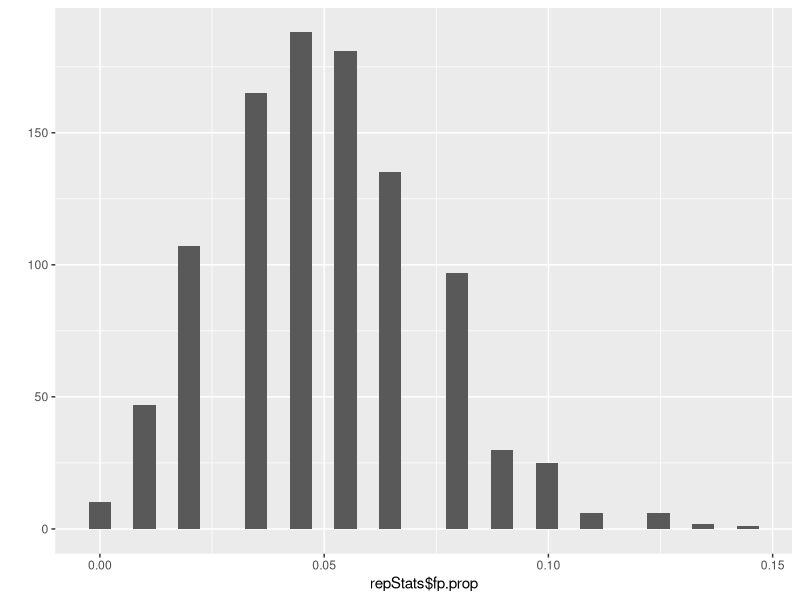
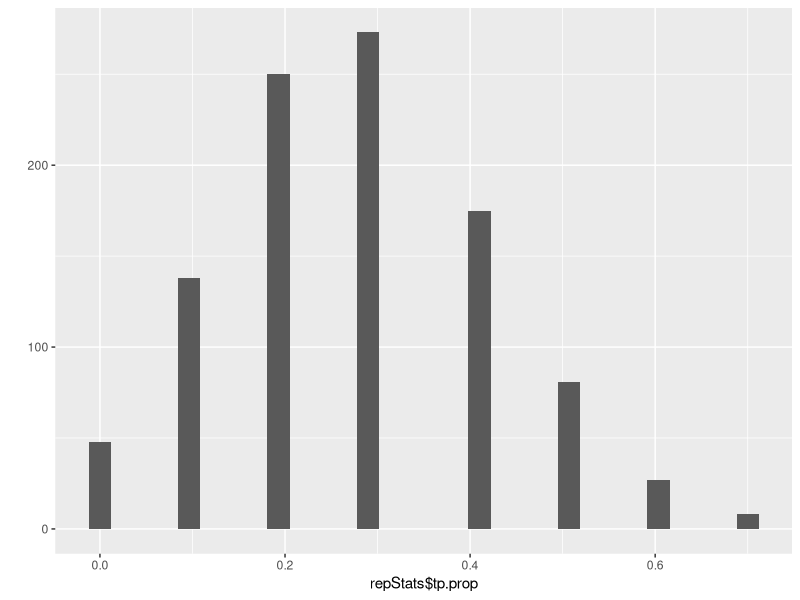
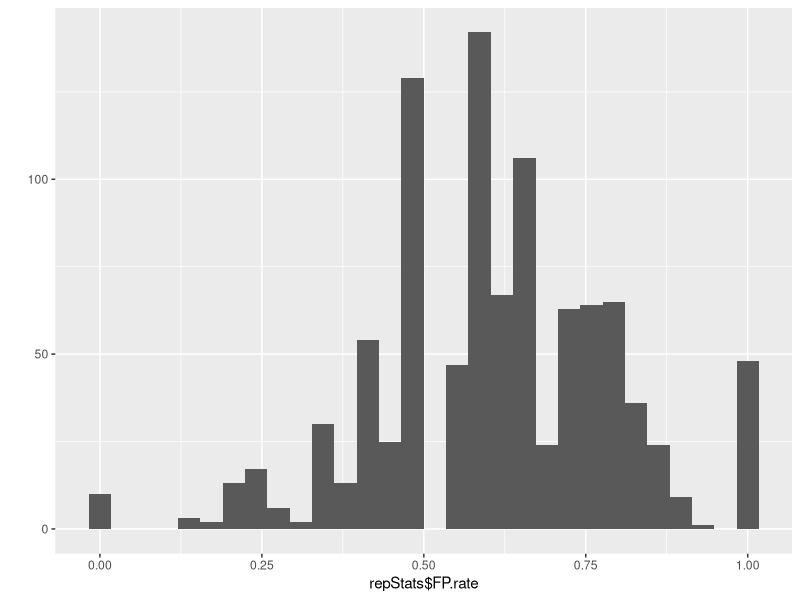
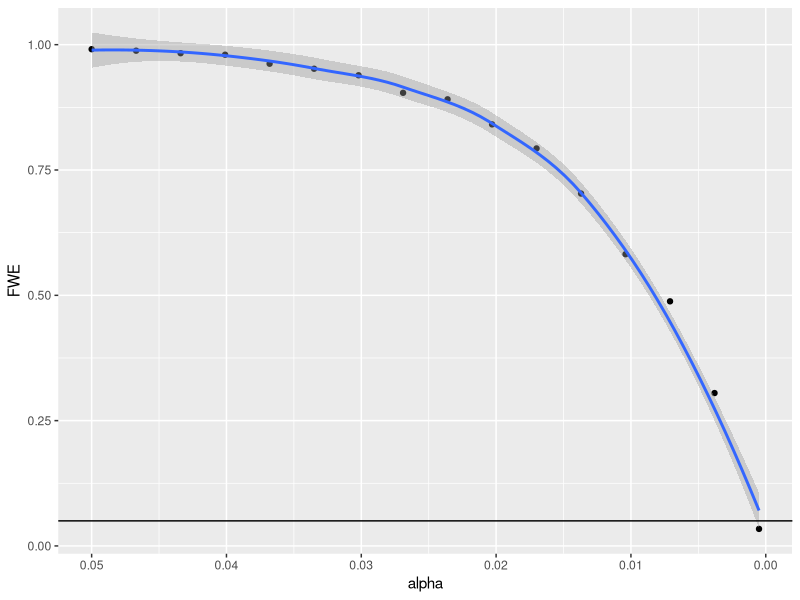
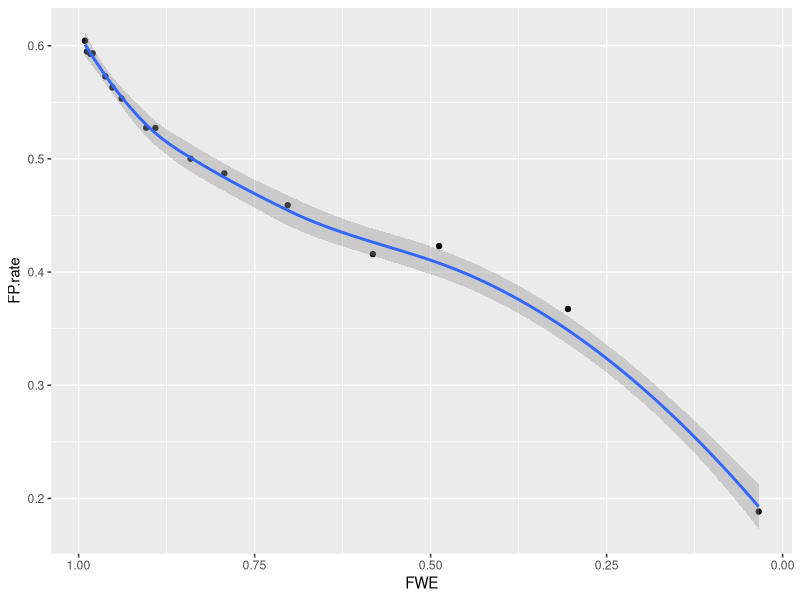
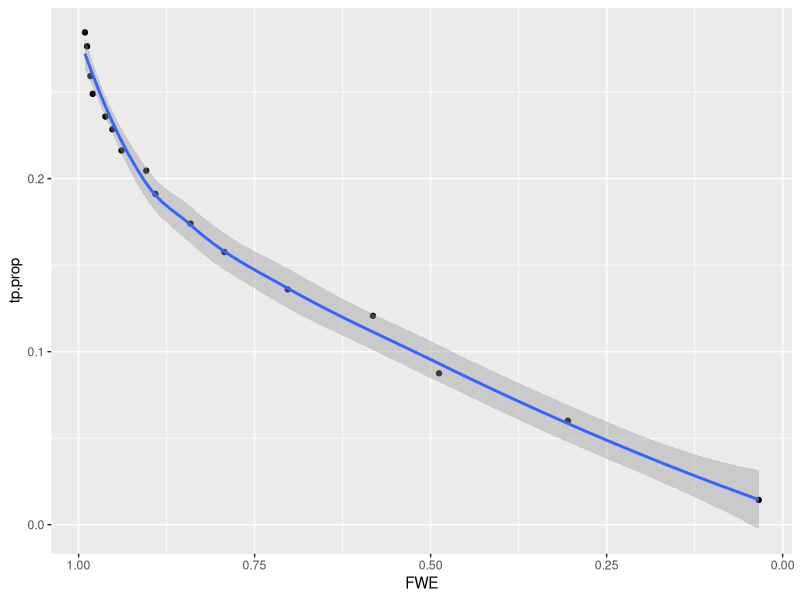
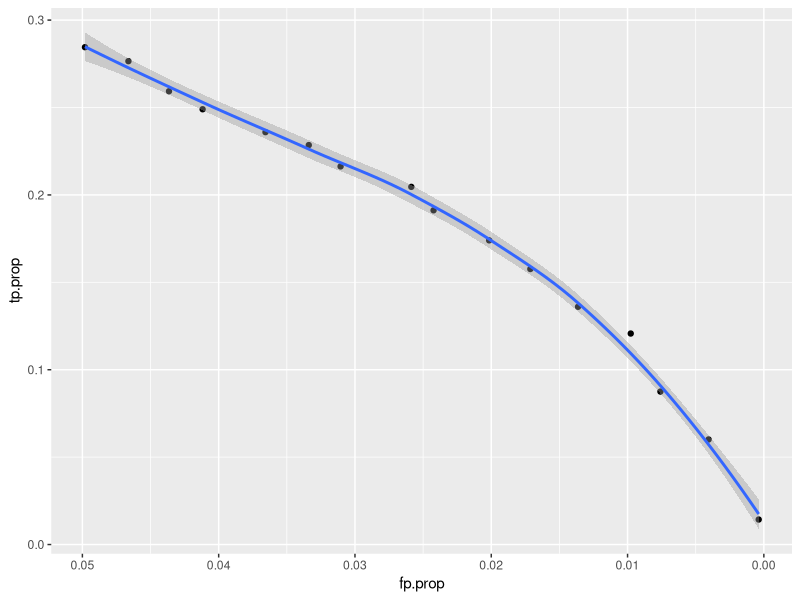

These charts were generated, in order, by the following R code: (Note: a time limit stopped this script after it produced the figures.)
#'---
#' author: john
#' title: False Positive Rate and FWE
#' output: 
#'   html_document:
#'     toc: true
#'     toc_float: true
#'---
#'
#'Use this to look at how false positive rate for 1 sample
#' t.test changes with a bunch of parameters.
#'
#' # False positive rate
#'
#' A quick definition: the FPR is the number of false positives (Type-I, rejection
#' of the null when H0=T) out of the total number of positives (Type-I errors + true positives).
#'
#' In math: 
#'
#' $$\text{fp.rate} = \frac{\text{fp}}{\text{fp} + \text{tp}}$$
#'
#' where **fp** is the number of false positives, and **tp** is
#' the number of true positives *that we are able to detect* (more on that below).
#'
#' # Simulating false positives
#'
#' A preview of the heart of the simulation below. Basically, we're going to look
#' at how the false positive rate changes when you perform a bunch of study replications (`iter`)
#' each with some number of tests (`tests`, which you can think of as the number of voxels),
#' for a particular sample size (`N` observations, i.e., participants, per study). For some
#' proportion of the tests, the null hypothesis is actually true (that proportion is `pH0`), 
#' and for some, the alternative is true (`pH1`). Here's the heart of the simulations:
#'
#'```r
#'replicate(iter, data.frame(fp=sum(replicate(round(pH0*tests),
#'                                            t.test(rnorm(N, 0, 1))$p.value<alpha)),
#'                           tp=sum(replicate(round(pH1*tests),
#'                                            t.test(rnorm(N, d, 1))$p.value<alpha)))
#'```
#'
#' I'll gradually build up the above code, from the inside out, following `fp=` (I'll
#' describe the code following `tp=` below: 
#'
#' 1. We draw *N* random numbers from a normal distribution centered at 0 
#' (our null hypothesis): **`rnorm(N, 0, 1)`**
#' 2. We then calculate a 1 sample *t*-test to see what the probability is
#' that we would get a set of values like those we drew in (1) if we were drawning
#' them from a distribution with a mean that is not equal to 0. That is our *p*-value.
#' We check if that *p*-value is < alpha: **`t.test(`**`rnorm(N, 0, 1)`**`)$p.value<alpha`**
#' 3. We replicate the above for however many of the tests in `tests` are supposed
#' to actually have H0=T (`pH0*tests`). So if we have 100 tests, and 90% are
#' really null effects, we'll replication the code in (1-2) 90 times. Putting it all
#' together gives us: 
#'     ```
#'     replicate(round(pH0*tests), t.test(rnorm(N, 0, 1))$p.value<alpha))
#'     ```
#' 4. We don't save the value of every replicated test out of those 90 -- we just want
#' to know how many false positives we get -- so we use `sum` and save that in the `fp` column.
#' In other words, `fp` will become a column where each row is the number of false positives
#' for 1 of the `iter` studies we're simulating.
#' 5. Skipping over `tp=` for now, suffice it to say that we want to simulate a bunch
#' (however many in `iter`) of studies. So we're going to use `replicate` to wrap
#' the whole thing, so that for each study in `iter` we create a data.frame that
#' has a count of the false positives for that simulated study, as well as a count of the
#' true positives.
#' 
#' On average (e.g., over 1000 repetitions), about
#' 5% of the tests where H0=T in any study should be significant (if alpha=.05). 
#' Any given study
#' may have more or less than 5% of the tests of true-negative voxels showing activation,
#' but over time, the expectation is that only 5% of the tests will give a false positive.
#'
#' ## FWE
#'
#' When we control the family-wise error rate, we're not
#' trying to just control the error rate for each test in a particular study.
#' If we were okay with any given activation being a false positive about 5% of the time, 
#' that would be a fine thing to do. What we're actually going for with FWE is to
#' control the rate at which we see at least 1 false activation *out of all the tests*. 
#' That is, for
#' some number of tests per study, say 100, we only want 5% of all studies (each with 
#' multiple tests) to give us one or more false positives. That's why FWE involves
#' ratcheting down alpha so much (using bonferroni, for example). 
#'
#' To go into this logic a bit further: if you repeat a study consisting of a single test 
#' where the null is actually true,  in the long
#' run there is a 95% chance (if alpha=.05) that any given study will ***not*** yield a 
#' test statistic that
#' has a *p* value less than .05. If you have two tests per study, 
#' there is only a 95% x 95% = `r .95^2`
#' chance that *neither* of the two tests will yield a test statistic with a *p*-value
#' < .05 (and so your alpha across the family of those two tests is now effectively 
#' 1 - .95<sup>2</sup> = `r 1-.95^2`,  rather
#' than .05. Intuitively, now you've got two tests to worry about producing
#' an extreme statistic just by chance, and it doesn't matter which one does. This
#' problem blows up pretty quickly. For 100 tests, each with alpha set at .05, your
#' family-wise alpha becomes 1 - .95<sup>100</sup> = `r round(1-.95^100,3)`. 
#' Yep, that means out of 1000 
#' studies, each with 100 tests, about 994 of them will have at least 1 false positive. You'll
#' see this actually happen in our simulation.
#' Bonferroni correction reduces this problem with brute force by just decreasing the
#' per-test (or per-voxel) alpha by a factor of the number of tests. So for 100 test, p<.05
#' become p<.0005, and now our FWE alpha is 1 - .9995<sup>100</sup> = `r round(1-.9995^100, 3)`. 
#' It's slightly conservative, but super easy to apply.
#'
#' The simulation will show how FWE and the false positive rate both behave across
#' a range of test-wise alpha levels.
#' 
#' # True positives
#'
#' Again, a preview of the simulation code:
#' 
#'```r
#'replicate(iter, data.frame(fp=sum(replicate(round(pH0*tests),
#'                                            t.test(rnorm(N, 0, 1))$p.value<alpha)),
#'                           tp=sum(replicate(round(pH1*tests),
#'                                            t.test(rnorm(N, d, 1))$p.value<alpha)))
#'```
#' In the `replicate` call after `tp=`, we do the same sort of thing as I described
#' above -- the steps are exactly the same --  except now we draw our 
#' random numbers from a normal distribution centered
#' at our effect size (say, .2 for a very common psychological effect size):
#' `rnorm(N, d, 1)`, where `d` is the effect size (the `1` following it is the 
#' standard deviation). In this case, the sum of this set of tests with *p* < alpha
#' is the number of true positives out of the proportion of tests (`pH1`) where
#' we know H1=T (because we've set it up to be true). The
#' number of true positives out of possible true positives is a function of power,
#' and indeed, the long-run average proportion of the number of true positives we can detect
#' out of all of them is going to be equivalent to power (so if, on average, we detect
#' 2 out of 10 true positives, our power is .2).
#'
#' The number of true positives we can detect will go into the total number 
#' of detected activations (*fp + tp*), which will be the denominator of our false positive rate.
#' So you can already see that power, along with the number of tests where H1=T
#' out of the total number of tests, will play a big role in determining
#' the false positive rate.
#'
#' # The Simulation parameters
#'
#' So, looking again at the simulation code, above or below, you'll notice that
#' we get the number of true positives and false positives for each study a bunch
#' of times -- that's what the first call to `replicate(iter, ...` is doing. I've
#' set `iter=1000` below, and the other parameters should match up with the 
#' text above, more or less. 
#'
#' You can play with these, though, to see how they effect the numbers we get out below.
#'

#percent voxels/clusters etc where H0=T
pH0 <- .9
#percent voxels/clusters etc where H1=T
pH1 <- 1-pH0
#sample size for 1 study
N <- 50
#standardized H1 effect (e.g., d=.2)
d <- .2
#alpha level
alpha <- .05
#number of tests in 1 study (e.g., voxels)
tests <- 100
#number of study replications
iter <- 1000

set.seed(1337)

#'
#' Generate the data... (this takes about 10 seconds on my computer)
#'
simfunction <- function(iter, pH0, pH1, tests, N, alpha, d) {
	manyreps<-replicate(iter, 
			    data.frame(fp=sum(replicate(round(pH0*tests),
							t.test(rnorm(N, 0, 1))$p.value<alpha)),
				       tp=sum(replicate(round(pH1*tests),
							t.test(rnorm(N, d, 1))$p.value<alpha))),
			    simplify=T)
	manyrepsDF <- data.frame(fp=unlist(manyreps['fp', ]),
				 tp=unlist(manyreps['tp', ]))
	repStats <- within(manyrepsDF, { #For each row do:
				   FWE <- as.numeric(fp>0) #is there at least 1 false positive?
				   total.hits <- fp+tp #how many detections?
				   FP.rate <- fp/total.hits #fp rate
				   fp.prop <- fp/round(pH0*tests) #out of all our tests of H0 voxels, how many positives?
				   tp.prop <- tp/round(pH1*tests) #out of all our tests of H1 voxels, how many positives?
				 })	       
	return(repStats)
}

#+cache=T
repStats <- simfunction(iter, pH0, pH1, tests, N, alpha, d)

#'
#' # Summary of replications
#'
#This is a summary of the distribution of the percent of false positives
library(knitr)
kable(data.frame(mean=repSums <- round(colMeans(repStats, na.rm=T),4)),
      format='pandoc')

#' 
#' In the summary means above you can see that on average, we get about
#' `r repSums['fp']` false positives per study, and `r repSums['tp']` true
#' positives. This gives us an average false positive rate of `r repSums['FP.rate']`.
#' Notice that the average proportion of tests within each study that are
#' false positives is what we'd expect with alpha = `r alpha` (fp.prop = `r repSums['fp.prop']`).
#' Also notice our `r ifelse(repSums['tp.prop']>.8, 'fantastic', 'less-than-ideal')`
#' power of `r repSums['tp.prop']`. Finally, check out the FWE = `r repSums['FWE']`. That's
#' about what we calculated above, assuming voxel wise alpha is actually set at .05.
#'
#' Here are some histograms over our iterations:
#'
#+fig.width=4, fig.height=4, echo=F
library(ggplot2)
qplot(repStats$fp.prop)
qplot(repStats$tp.prop)
qplot(repStats$FP.rate)

#'
#' # FP Rate at different alphas
#'
#' What might be interesting is to see how this stuff changes as we start
#' to control our FWE, and as our sample size changes (I'm going to leave our
#' effect size at .2 because this is pretty good guess for effect sizes
#' and we really don't have much control over this parameter).
#'
library(parallel)

#+cache=T
fweSims <- mclapply(seq(.05/100, .05, length.out=16), function(x){
			  repStats <- simfunction(iter=1000,
						  pH0=.9,
						  pH1=.1,
						  tests=100,
						  N=50,
						  alpha=x,
						  d=.2)
			  repSums <- data.frame(t(colMeans(repStats, na.rm=T)))
			  repSums$alpha=x
			  return(repSums)
      }, mc.cores=8)
			  
fweSimsDF <- do.call(rbind, fweSims)

with(fweSimsDF, qplot(alpha, FWE)+geom_smooth()+scale_x_reverse()+geom_hline(yintercept=.05))
#'
#' In the above plot, you can see that we improve FWE down to alpha=.05 by 
#' reducing the test- or voxel-wise alpha.
#'
with(fweSimsDF, qplot(FWE, FP.rate)+geom_smooth()+scale_x_reverse())
#'
#' This helps the rate of false positives, which drops as we approach FWE<.05.
#'
with(fweSimsDF, qplot(FWE, tp.prop)+geom_smooth()+scale_x_reverse())
#'
#' But by controlling FWE we also reduce power (in each study, or proportion of 
#' detected true positives (tp) to total true positives descends to 
#' `r round(min(fweSimsDF$tp.prop),3)`. Yep, `r 100*round(min(fweSimsDF$tp.prop),3)`%
#' power.
#'
#' To give you an idea of why the false positive rate goes down even though
#' *both* false positive detection and true positive detection goes down, look
#' at this graph:
#'
with(fweSimsDF, qplot(fp.prop, tp.prop)+geom_smooth()+scale_x_reverse())
#' 
#' You can see that tp.prop decreases less quickly than fp.prop (at least at first).
#'
#' # False positive rates in practice (not simulation)
#'
#' Though this simulation can tell us a good deal about the behavior of false positive rates
#' relative to FWE in general, there is very little we can actually know about the 
#' false positive rate in any given study. Recall the above formula for calculating
#' the false positive rate:
#'
#' $$\text{fp.rate} = \frac{\text{fp}}{\text{fp} + \text{tp}}$$
#' 
#' Imagine trying to take the number of significant tests (activated voxels) in some
#' particular study and breaking them out into true positives (**tp**) and false positives
#' (**fp**). What really matters in this case is the base rate of true positives and false 
#' positives. Imagine that 99 of the 100 tests are performed on data with a mean that is
#' really not 0 (H1=T). You'd be right to guess that a lot more of the positive detections
#' in the denominator ought to arise from those true effects. Of course, if you knew that, 
#' you wouldn't have to science it out. So how does the false positive rate change as
#' a function of the proportion of truly H0 tests and truly H1 tests?
#'
#' In the plots below, I'm going to narrow the range of alpha a bit, because nobody
#' uses a test-wise alpha=.05. We'll start at .025 and go to .0005 (bonferroni corrected
#' for 100 tests).
#' 

#+cache=T
h0toh1grid <- unlist(apply(expand.grid(pH0=seq(.1, .9, length.out=10),
			  alpha=seq(.05/100, .025, length.out=40)),
		    1, list), recursive=F)

h0Sims <- mclapply(h0toh1grid, function(x){
			   alpha=x['alpha']
			   pH0=x['pH0']
			   repStats <- simfunction(iter=1000,
						   pH0=pH0,
						   pH1=1-pH0,
						   tests=100,
						   N=50,
						   alpha=alpha,
						   d=.2)
			   repSums <- data.frame(t(colMeans(repStats, na.rm=T)))
			   repSums$alpha=alpha
			   repSums$pH0=pH0
			   return(repSums)
      }, mc.cores=8)

h0SimsDF <- do.call(rbind, h0Sims)

h0SimsDF$pH1 <- as.factor(round(1-h0SimsDF$pH0, 2))

h1graph <- function(yvarname){
	ggplot(h0SimsDF, aes_string(x='alpha', y=yvarname, group='pH1'))+
		geom_vline(xintercept=.0005, color='red', alpha=.5)+
		geom_point(aes(color=pH1))+
		geom_line(aes(color=pH1), stat='smooth', method='loess')+
		scale_x_reverse()
}

h1graph('FP.rate')+geom_vline(xintercept=1-exp(log(.3)/100), alpha=.3)

#'
#' In the above graph, you can see that controlling FWE via test-wise alpha 
#' makes a difference to the false positive rate, but also as a function
#' of the proportion of H1=T and H0=T tests (pH1 is the proportion of H1=T tests). 
#' And of course in practice, you never know that proportion. To interpret
#' the y axis in terms of FWE, the gray line is at Eklund et al.'s estimate
#' of a true FWE of alpha=.7 for some cluster FWE corrections (70% error level). Depending on the proportion
#' of true activations to false ones, we get false-positive rates between barely
#' anything and above 40%. 
#'
#' Even at FWE alpha=.05 (the red line), the potential false positive rate
#' is pretty broad. This is largely because with *d*=.2 and N=50, we have very poor
#' power. 
#'

h1graph('tp.prop')  

#'
#' Power is not a function of the proportion of H1=T and H0=T tests.
#'

h1graph('total.hits')

#'
#' Total hits is a function of H1=T : H0=T.
#'

h1graph('FWE')+geom_hline(yintercept=.05)+geom_vline(xintercept=1-exp(log(.3)/100), alpha=.3)

#'
#' The above graph shows that when you control FWE, you're only setting an upper limit.
#' Notice that depending on the proportion of true versus false activations, the actual
#' FWE for any given test-wise alpha can vary considerably.
#' This limit applies to the case where the proportion of H1=T tests is 0. If you're
#' in a situation with some tests where H1=T, your actual FWE is going to be less than
#' this threshold. You can also see that at our bonferroni corrected test-wise alpha
#' of .0005 (red vertical line), our FWE is < .05 (black horizontal line).
#'

#'
#' # Sample Size
#'
#' Because power is such a huge consideration (and the major problem in the 
#' above graphs), let's do the same thing now varying sample size. We'll keep alpha constant now
#' at a bonferroni corrected `r (alpha <- .05)`/`r (tests <- 100)` = 
#' `r sprintf("%.4f", alpha.c <- alpha/tests)`. We'll also keep *d* at .2 (again, a pretty 
#' reasonable effect size estimate). We can now
#' look at how the false positive rate and power change as a function of sample size
#' and the proportion of H1=T versus H0=T tests.
#'
#+cache=T
NandH0toH1grid <- unlist(apply(expand.grid(pH0=seq(.1, .9, length.out=10),
					   N=seq(20, 200, length.out=40)),
			       1, list), recursive=F)

NandH0Sims <- mclapply(NandH0toH1grid, function(x){
			       N=x['N']
			       pH0=x['pH0']
			       repStats <- simfunction(iter=1000,
						       pH0=pH0,
						       pH1=1-pH0,
						       tests=tests,
						       N=N,
						       alpha=alpha.c,
						       d=.2)
			       repSums <- data.frame(t(colMeans(repStats, na.rm=T)))
			       repSums$N=N
			       repSums$pH0=pH0
			       return(repSums)
      }, mc.cores=8)

NandH0SimsDF <- do.call(rbind, NandH0Sims)

NandH0SimsDF$pH1 <- as.factor(round(1-NandH0SimsDF$pH0, 2))

NandH1graph <- function(yvarname){
	ggplot(NandH0SimsDF, aes_string(x='N', y=yvarname, group='pH1'))+
		geom_point(aes(color=pH1))+
		geom_line(aes(color=pH1), stat='smooth', method='loess')
}

#+"N graphs"
NandH1graph('FP.rate') 
#'
#' What's a decent FP rate to aim for, anyway? There seems to be a definite elbow here
#' at about N=100, so maybe that's a good aim. FP rate < 10% at d=.2 and 10% H1=T? 
#' But for d=.2, power is still terrible at 100 (see below...a little over 5%). 
#'
NandH1graph('tp.prop') 
NandH1graph('total.hits')
#'
#' Notice below that the number of false positives out of all the H0=T tests, and FWE
#' don't care at all about the sample size. And only FWE cares about the proportion
#' of H0=T and H1=T tetsts, though you're always below an FWE alpha=.05 if you
#' correct correctly.
#'

NandH1graph('fp.prop')
NandH1graph('FWE')+geom_hline(yintercept=.05)
